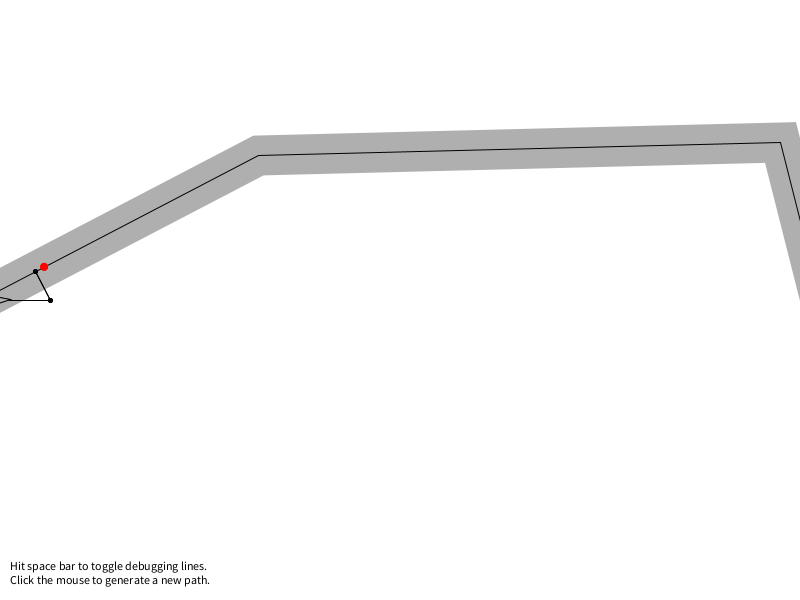
Frame 1 (no input)
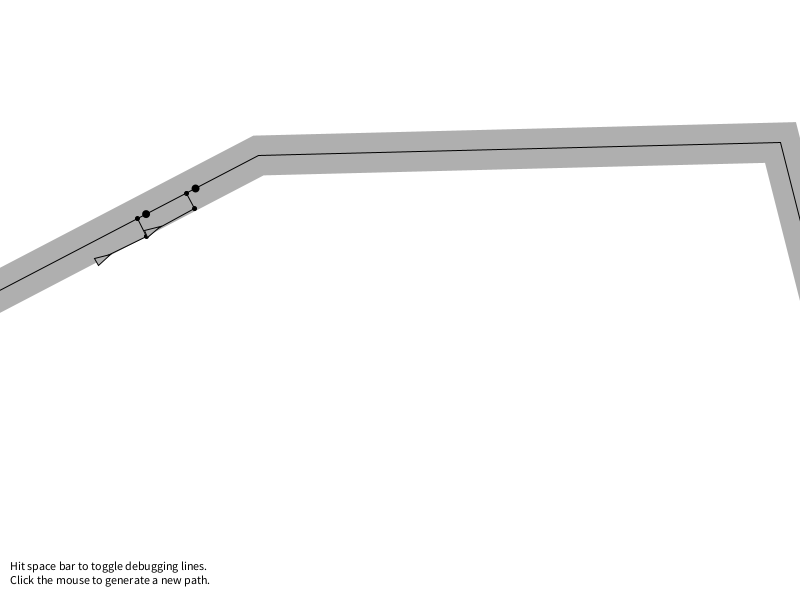
Frame 60 (the mouse pressed at the canvas centre just before this capture)
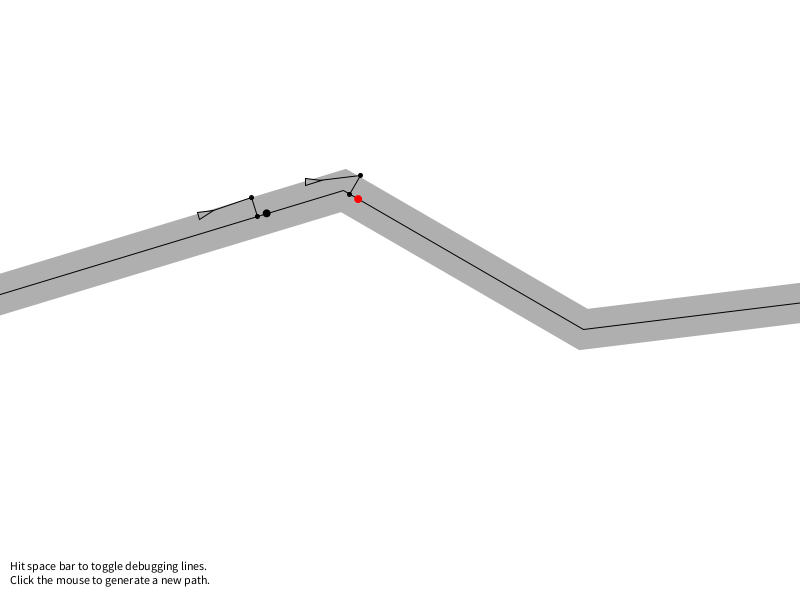
Frame 120 (the mouse held since frame 60 and released just before this capture)

The Processing sketch that drew these frames (run headless with seeded random() and noise(); from frame 60 on, the mouse is pressed at the canvas centre):

// Processing sketch: NOC_6_06_PathFollowing
// ── NOC_6_06_PathFollowing.pde

// Path Following
// Via Reynolds: // http://www.red3d.com/cwr/steer/PathFollow.html

// Using this variable to decide whether to draw all the stuff
boolean debug = true;

// A path object (series of connected points)
Path path;

// Two vehicles
Vehicle car1;
Vehicle car2;

void setup() {
  size(800, 600);
  // Call a function to generate new Path object
  newPath();

  // Each vehicle has different maxspeed and maxforce for demo purposes
  car1 = new Vehicle(new PVector(0, height/2), 2, 0.04);
  car2 = new Vehicle(new PVector(0, height/2), 3, 0.1);
}

void draw() {
  background(255);
  // Display the path
  path.display();
  // The boids follow the path
  car1.follow(path);
  car2.follow(path);
  // Call the generic run method (update, borders, display, etc.)
  car1.run();
  car2.run();
  
  car1.borders(path);
  car2.borders(path);

  // Instructions
  fill(0);
  text("Hit space bar to toggle debugging lines.\nClick the mouse to generate a new path.", 10, height-30);
}

void newPath() {
  // A path is a series of connected points
  // A more sophisticated path might be a curve
  path = new Path();
  path.addPoint(-20, height/2);
  path.addPoint(random(0, width/2), random(0, height));
  path.addPoint(random(width/2, width), random(0, height));
  path.addPoint(width+20, height/2);
}

public void keyPressed() {
  if (key == ' ') {
    debug = !debug;
  }
}

public void mousePressed() {
  newPath();
}
// ── Path.pde

// Path Following

class Path {

  // A Path is an arraylist of points (PVector objects)
  ArrayList<PVector> points;
  // A path has a radius, i.e how far is it ok for the boid to wander off
  float radius;

  Path() {
    // Arbitrary radius of 20
    radius = 20;
    points = new ArrayList<PVector>();
  }

  // Add a point to the path
  void addPoint(float x, float y) {
    PVector point = new PVector(x, y);
    points.add(point);
  }
  
  PVector getStart() {
     return points.get(0);
  }

  PVector getEnd() {
     return points.get(points.size()-1);
  }


  // Draw the path
  void display() {
    // Draw thick line for radius
    stroke(175);
    strokeWeight(radius*2);
    noFill();
    beginShape();
    for (PVector v : points) {
      vertex(v.x, v.y);
    }
    endShape();
    // Draw thin line for center of path
    stroke(0);
    strokeWeight(1);
    noFill();
    beginShape();
    for (PVector v : points) {
      vertex(v.x, v.y);
    }
    endShape();
  }
}
// ── Vehicle.pde

// Path Following

// Vehicle class

class Vehicle {

  // All the usual stuff
  PVector location;
  PVector velocity;
  PVector acceleration;
  float r;
  float maxforce;    // Maximum steering force
  float maxspeed;    // Maximum speed

    // Constructor initialize all values
  Vehicle( PVector l, float ms, float mf) {
    location = l.get();
    r = 4.0;
    maxspeed = ms;
    maxforce = mf;
    acceleration = new PVector(0, 0);
    velocity = new PVector(maxspeed, 0);
  }

  // Main "run" function
  public void run() {
    update();
    display();
  }


  // This function implements Craig Reynolds' path following algorithm
  // http://www.red3d.com/cwr/steer/PathFollow.html
  void follow(Path p) {

    // Predict location 50 (arbitrary choice) frames ahead
    // This could be based on speed 
    PVector predict = velocity.get();
    predict.normalize();
    predict.mult(50);
    PVector predictLoc = PVector.add(location, predict);

    // Now we must find the normal to the path from the predicted location
    // We look at the normal for each line segment and pick out the closest one

    PVector normal = null;
    PVector target = null;
    float worldRecord = 1000000;  // Start with a very high record distance that can easily be beaten

    // Loop through all points of the path
    for (int i = 0; i < p.points.size()-1; i++) {

      // Look at a line segment
      PVector a = p.points.get(i);
      PVector b = p.points.get(i+1);

      // Get the normal point to that line
      PVector normalPoint = getNormalPoint(predictLoc, a, b);
      // This only works because we know our path goes from left to right
      // We could have a more sophisticated test to tell if the point is in the line segment or not
      if (normalPoint.x < a.x || normalPoint.x > b.x) {
        // This is something of a hacky solution, but if it's not within the line segment
        // consider the normal to just be the end of the line segment (point b)
        normalPoint = b.get();
      }

      // How far away are we from the path?
      float distance = PVector.dist(predictLoc, normalPoint);
      // Did we beat the record and find the closest line segment?
      if (distance < worldRecord) {
        worldRecord = distance;
        // If so the target we want to steer towards is the normal
        normal = normalPoint;

        // Look at the direction of the line segment so we can seek a little bit ahead of the normal
        PVector dir = PVector.sub(b, a);
        dir.normalize();
        // This is an oversimplification
        // Should be based on distance to path & velocity
        dir.mult(10);
        target = normalPoint.get();
        target.add(dir);
      }
    }

    // Only if the distance is greater than the path's radius do we bother to steer
    if (worldRecord > p.radius) {
      seek(target);
    }


    // Draw the debugging stuff
    if (debug) {
      // Draw predicted future location
      stroke(0);
      fill(0);
      line(location.x, location.y, predictLoc.x, predictLoc.y);
      ellipse(predictLoc.x, predictLoc.y, 4, 4);

      // Draw normal location
      stroke(0);
      fill(0);
      ellipse(normal.x, normal.y, 4, 4);
      // Draw actual target (red if steering towards it)
      line(predictLoc.x, predictLoc.y, normal.x, normal.y);
      if (worldRecord > p.radius) fill(255, 0, 0);
      noStroke();
      ellipse(target.x, target.y, 8, 8);
    }
  }


  // A function to get the normal point from a point (p) to a line segment (a-b)
  // This function could be optimized to make fewer new Vector objects
  PVector getNormalPoint(PVector p, PVector a, PVector b) {
    // Vector from a to p
    PVector ap = PVector.sub(p, a);
    // Vector from a to b
    PVector ab = PVector.sub(b, a);
    ab.normalize(); // Normalize the line
    // Project vector "diff" onto line by using the dot product
    ab.mult(ap.dot(ab));
    PVector normalPoint = PVector.add(a, ab);
    return normalPoint;
  }


  // Method to update location
  void update() {
    // Update velocity
    velocity.add(acceleration);
    // Limit speed
    velocity.limit(maxspeed);
    location.add(velocity);
    // Reset accelertion to 0 each cycle
    acceleration.mult(0);
  }

  void applyForce(PVector force) {
    // We could add mass here if we want A = F / M
    acceleration.add(force);
  }


  // A method that calculates and applies a steering force towards a target
  // STEER = DESIRED MINUS VELOCITY
  void seek(PVector target) {
    PVector desired = PVector.sub(target, location);  // A vector pointing from the location to the target

    // If the magnitude of desired equals 0, skip out of here
    // (We could optimize this to check if x and y are 0 to avoid mag() square root
    if (desired.mag() == 0) return;

    // Normalize desired and scale to maximum speed
    desired.normalize();
    desired.mult(maxspeed);
    // Steering = Desired minus Velocity
    PVector steer = PVector.sub(desired, velocity);
    steer.limit(maxforce);  // Limit to maximum steering force

      applyForce(steer);
  }

  void display() {
    // Draw a triangle rotated in the direction of velocity
    float theta = velocity.heading2D() + radians(90);
    fill(175);
    stroke(0);
    pushMatrix();
    translate(location.x, location.y);
    rotate(theta);
    beginShape(PConstants.TRIANGLES);
    vertex(0, -r*2);
    vertex(-r, r*2);
    vertex(r, r*2);
    endShape();
    popMatrix();
  }

  // Wraparound
  void borders(Path p) {
    if (location.x > p.getEnd().x + r) {
      location.x = p.getStart().x - r;
      location.y = p.getStart().y + (location.y-p.getEnd().y);
    }
  }
}
